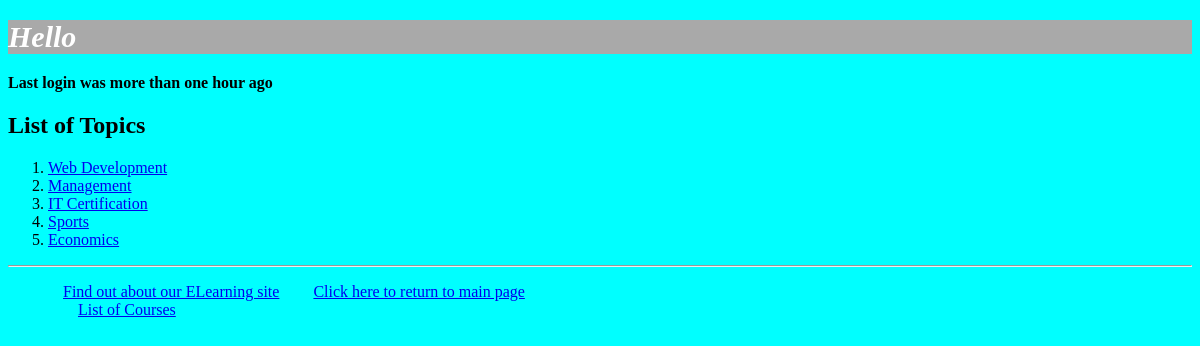
The app's page /myapp/, older data.
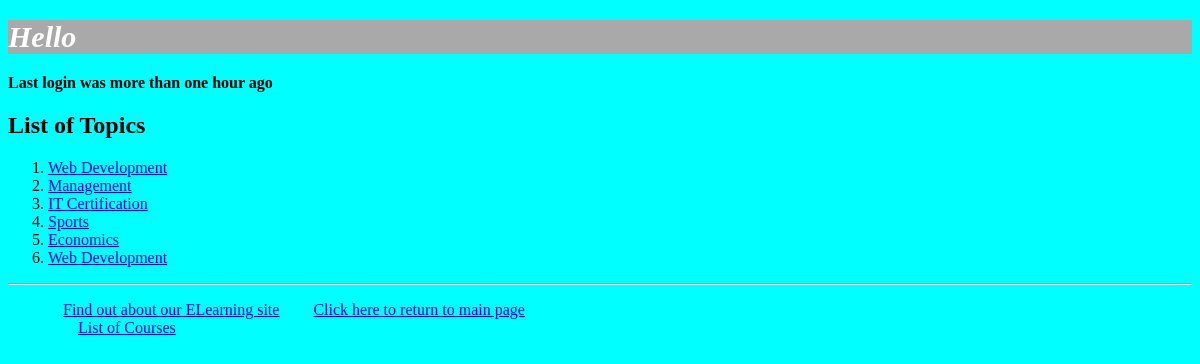
The same page, newer data.
### myapp/models.py (models this page shows, shortened)
class Topic(models.Model):
    name = models.CharField(max_length=200)
    category = models.CharField(blank=False, max_length=300, default="")

### myapp/views.py (the view)
# urls.py: path(r'', views.index, name='index'),
def index(request):
    top_list = Topic.objects.all().order_by('id')[:10]
    if request.session.test_cookie_worked():
        print('The test cookie is working')
        request.session.delete_test_cookie()
        print('Test cookie Deleted also')
    last_logged = ''
    if request.session.has_key('last_connection'):
        last_logged = request.session['last_connection']
        print(last_logged)
    return render(request, 'myapp/index.html', {'top_list': top_list, 'last_logged': last_logged})
    '''Part 1
    2. C) Wr are passing the context variable 'top_list' to the index view
    '''

### myapp/templates/myapp/index.html
{% extends 'myapp/base.html' %}
{% block body_block %}
    {% if last_logged %}
    <h1>Last Logged in at: {{ last_logged }}</h1>
    {% else %}
        <strong>Last login was more than one hour ago</strong>
    {% endif %}
    {% if top_list %}
         <h2>List of Topics</h2>
            <ol>
                {% for top in top_list %}
                    <li> <a href="/myapp/{{top.id}}">{{ top.name}}</a> </li>
                {% endfor %}
            </ol>
    {% else %}
        <strong>There are no available topics!</strong>
    {% endif %}
{% endblock %}

### myapp/templates/myapp/base.html (shortened to what this page needs)
<!DOCTYPE html>
{% load static %}
<html>
 <head>
 <link rel="stylesheet" type="text/css" href="{% static 'myapp/style.css'%}" />
 </head>
 <body class="color">
 <div>
 <h1>{% block myhdg %}Hello {{user.get_username}} {% endblock %}</h1>
 {% block body_block %}*** {% endblock %}
 </div>
 <hr />
 <div>
 <ul>
 <li class="hbar1"><a href="/myapp/about">Find out about our ELearning site</a></li>
 <li class="hbar1"><a href = "{% url 'myapp:index' %}">Click here to
return to main page</a><br/></li>
     <li class="hbar1"><a href="/myapp/courses">List of Courses</a></li>
 </ul>
 </div>
 </body>
</html>

### myapp/static/myapp/style.css (style rules this page uses)
.hbar1 { display: inline; margin: 15px; color: red; }
h1 { font-size: 30px; color: white; font-style: italic; position: static; background-color: darkgray; }
.color { background-color: aqua; }

Row changes from the older to the newer data that the page shows:
added Topic: name "Web Development"
